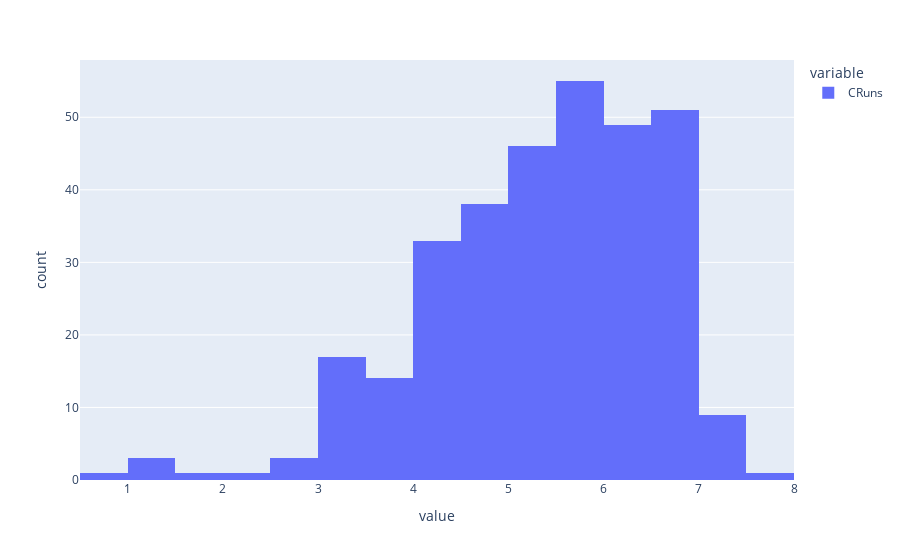

Source (notebook cell):
### Markdown cell above
To plot log transformed `CRuns`:

- with `px` do `histogram` using
    - freestyle `np.log1p(dataframe["CRuns"])`
    
<!-- NOTE: freestyle is necessary here because intellisense reports log1p as a property, so we can't supply an argument with v1 intelliblocks -->

### Code cell
px.histogram(np.log1p(dataframe["CRuns"]))

#<xml xmlns="https://developers.google.com/blockly/xml"><variables><variable id="zZmWV$gHDceKnNTL0qJD">px</variable></variables><block type="varDoMethod" id=";3XBa2S8*(1iI?altE[v" x="-115" y="207"><mutation items="1"></mutation><field name="VAR" id="zZmWV$gHDceKnNTL0qJD">px</field><field name="MEMBER">histogram</field><data>px:histogram</data><value name="ADD0"><block type="dummyOutputCodeBlock" id="v2~j@?227+GX^/(Du7(P"><field name="CODE">np.log1p(dataframe["CRuns"])</field></block></value></block></xml>

### Figure 1 — Plotly figure (JSON) as saved in the notebook; plotly's stock layout.template omitted (floating-point values rounded to 4 significant figures; data arrays with more than 128 entries replaced by an {"elided": "..."} marker saying what was removed)
{"data": [{"bingroup": "x", "hovertemplate": "variable=CRuns<br>value=%{x}<br>count=%{y}<extra></extra>", "legendgroup": "CRuns", "marker": {"color": "#636efa", "pattern": {"shape": ""}}, "name": "CRuns", "orientation": "v", "showlegend": true, "type": "histogram", "x": {"elided": "322 float values"}, "xaxis": "x", "yaxis": "y"}], "layout": {"barmode": "relative", "legend": {"title": {"text": "variable"}, "tracegroupgap": 0}, "margin": {"t": 60}, "xaxis": {"anchor": "y", "domain": [0, 1], "title": {"text": "value"}}, "yaxis": {"anchor": "x", "domain": [0, 1], "title": {"text": "count"}}}}
